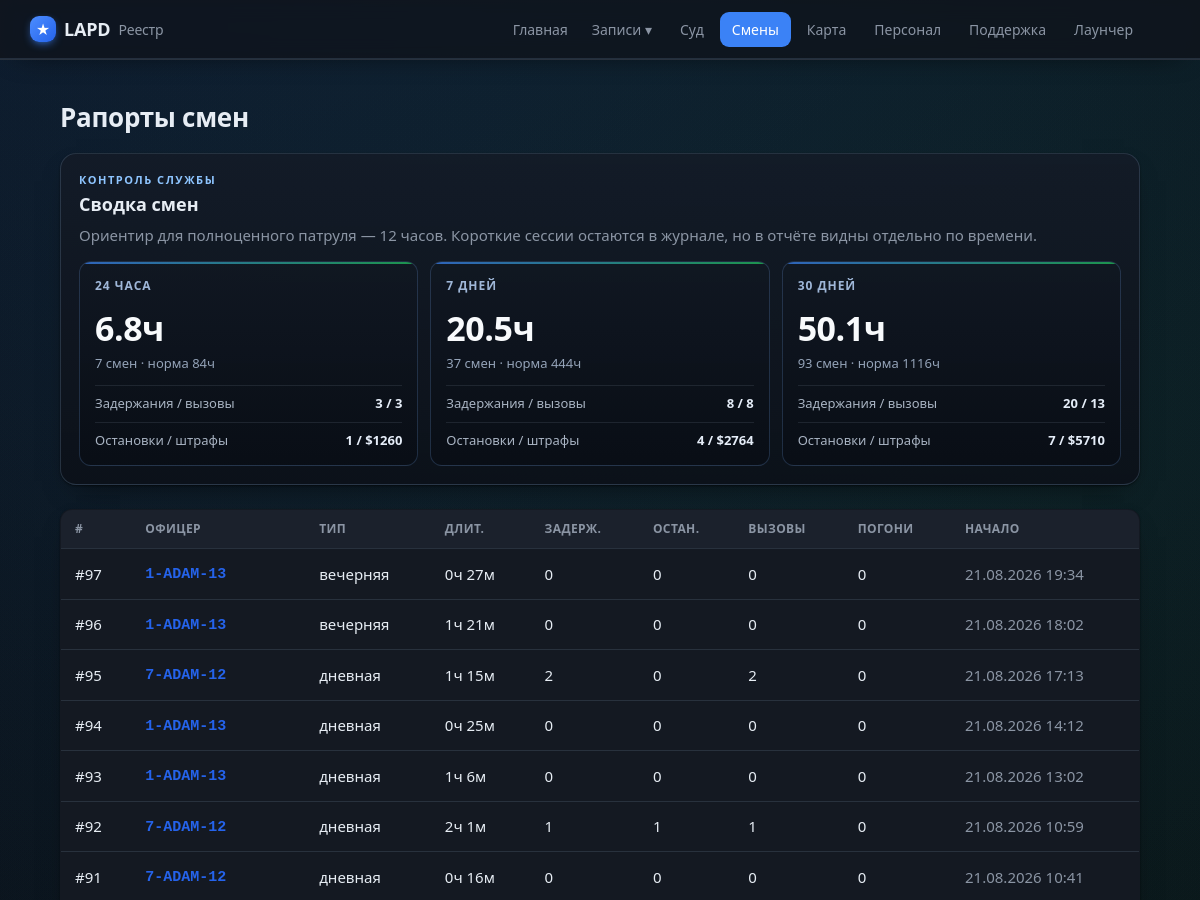
Page /shifts (upper part) on the earlier database version.
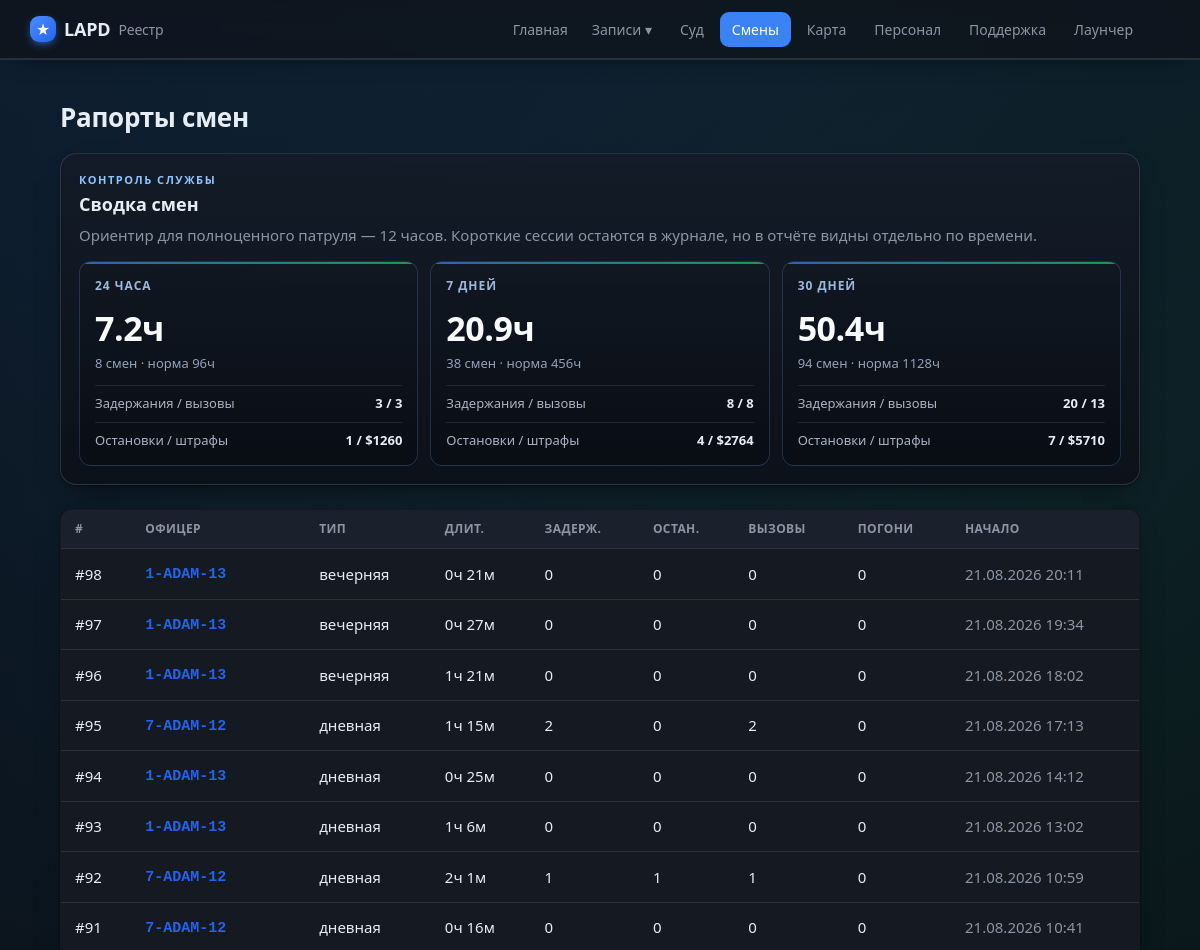
Same page on the later database version.
### tables this page shows
CREATE TABLE shifts (
                id INTEGER PRIMARY KEY AUTOINCREMENT,
                officer_id INTEGER NOT NULL,
                shift_type TEXT,
                started_at TEXT NOT NULL,
                ended_at TEXT,
                duration_min INTEGER DEFAULT 0,
                arrests INTEGER DEFAULT 0,
                traffic_stops INTEGER DEFAULT 0,
                pursuits INTEGER DEFAULT 0,
                pit INTEGER DEFAULT 0,
                callouts INTEGER DEFAULT 0,
                fines_total INTEGER DEFAULT 0,
                is_test INTEGER DEFAULT 0, source_ext TEXT,
                FOREIGN KEY (officer_id) REFERENCES officers(id)
            );

CREATE TABLE officers (
                id INTEGER PRIMARY KEY AUTOINCREMENT,
                callsign TEXT UNIQUE NOT NULL,
                name TEXT
            , current_status TEXT, status_since TEXT, rank TEXT, department TEXT, discord TEXT, is_admin INTEGER);

### app/main.py (the view)
@app.route("/shifts")
def shifts():
    return render_template("shifts.html", shifts=db.list_shifts(200),
                           periods=db.shift_periods())

### app/db.py (called while the page is built)
def fmt_dt(iso):
    try:
        dt = datetime.datetime.fromisoformat(iso)
        return dt.strftime("%d.%m.%Y %H:%M")
    except Exception:
        return iso or "—"

@contextmanager
def get_conn():
    conn = sqlite3.connect(config.DB_PATH)
    conn.row_factory = sqlite3.Row
    try:
        yield conn
        conn.commit()
    finally:
        conn.close()

def _row_to_shift(r):
    d = dict(r)
    d["is_test"] = bool(r["is_test"]) if "is_test" in r.keys() else False
    d["type_ru"] = SHIFT_TYPE_RU.get(r["shift_type"], r["shift_type"] or "—")
    dm = r["duration_min"] or 0
    d["duration_h"] = f"{dm // 60}ч {dm % 60}м"
    d["started_fmt"] = fmt_dt(r["started_at"])
    return d

def list_shifts(limit=100, officer_id=None):
    q = """SELECT shifts.*, officers.callsign, officers.name AS officer_name
           FROM shifts JOIN officers ON officers.id = shifts.officer_id"""
    params = []
    if officer_id:
        q += " WHERE shifts.officer_id=?"; params.append(officer_id)
    q += " ORDER BY shifts.id DESC LIMIT ?"; params.append(limit)
    with get_conn() as c:
        return [_row_to_shift(r) for r in c.execute(q, params).fetchall()]

### app/main.py (called while the page is built)
@app.context_processor
def inject_globals():
    return {"community": config.COMMUNITY_NAME, "STATUS_RU": db.STATUS_RU,
            "staff_label": db.staff_label,
            "static_export": os.environ.get("STATIC_EXPORT") == "1",
            "build_id": time.strftime("%Y%m%d")}

### app/templates/shifts.html (shortened to what this page needs)
{% extends "base.html" %}
{% block content %}
<div class="case-head">
  <h1>Рапорты смен</h1>
</div>
<section class="period-panel">
  <div class="section-kicker">Контроль службы</div>
  <h2>Сводка смен</h2>
  <p class="muted">Ориентир для полноценного патруля — 12 часов. Короткие сессии остаются в журнале, но в отчёте видны отдельно по времени.</p>
  <div class="period-grid">
    {% for p in periods %}
      <article class="period-card">
        <div class="period-title">{{ p.label }}</div>
        <div class="period-main">{{ p.hours }}ч</div>
        <div class="period-sub">{{ p.count }} смен · норма {{ (p.count * 12) }}ч</div>
        <div class="period-line">
          <span>Задержания / вызовы</span>
          <b>{{ p.arrests }} / {{ p.callouts }}</b>
        </div>
        <div class="period-line">
          <span>Остановки / штрафы</span>
          <b>{{ p.traffic_stops }} / ${{ p.fines_total }}</b>
        </div>
      </article>
    {% endfor %}
  </div>
</section>
{% if shifts %}
<table class="tbl">
  <thead><tr><th>#</th><th>Офицер</th><th>Тип</th><th>Длит.</th><th>Задерж.</th><th>Остан.</th><th>Вызовы</th><th>Погони</th><th>Начало</th></tr></thead>
  <tbody>
  {% for s in shifts %}
    <tr onclick="location='{{ url_for('shift_view', sid=s.id) }}'">
      <td><a class="row-link" href="{{ url_for('shift_view', sid=s.id) }}" onclick="event.stopPropagation()">#{{ s.id }}</a></td>
      <td>{% if s.callsign %}<a class="cs" href="{{ url_for('officer_view', callsign=s.callsign) }}" onclick="event.stopPropagation()">{{ s.callsign }}</a>{% else %}—{% endif %}
        {% if s.is_test %}<span class="tag test">ТЕСТ</span>{% endif %}</td>
      <td>{{ s.type_ru }}</td>
      <td>{{ s.duration_h }}</td>
      <td>{{ s.arrests }}</td>
      <td>{{ s.traffic_stops }}</td>
      <td>{{ s.callouts }}</td>
      <td>{{ s.pursuits }}</td>
      <td class="muted">{{ s.started_fmt }}</td>
    </tr>
  {% endfor %}
  </tbody>
</table>
{% else %}
  <p class="empty">Смен пока нет<span class="empty-sub">После закрытия игры агент отправит первый рапорт автоматически.</span></p>
{% endif %}
{% endblock %}

### app/templates/base.html (shortened to what this page needs)
<!doctype html>
<html lang="ru">
<head>
  <link rel="stylesheet" href="{{ url_for('static', filename='style.css') }}">
</head>
<body>
  <header class="topbar">
    <div class="wrap">
      <a class="brand" href="{{ url_for('index') }}">
        <span class="badge">★</span> {{ community }} <span class="sub">Реестр</span>
      </a>
      <nav>
        <a class="{% if request.endpoint == 'index' %}active{% endif %}" href="{{ url_for('index') }}">Главная</a>
        <div class="nav-drop">
          <span class="nav-drop-t">Записи ▾</span>
        </div>
        <a class="{% if request.endpoint == 'court' %}active{% endif %}" href="{{ url_for('court') }}">Суд</a>
        <a class="{% if request.endpoint == 'shifts' %}active{% endif %}" href="{{ url_for('shifts') }}">Смены</a>
        <a class="{% if request.endpoint == 'game_map' %}active{% endif %}" href="{{ url_for('game_map') }}">Карта</a>
        <a class="{% if request.endpoint == 'staff' %}active{% endif %}" href="{{ url_for('staff') }}">Персонал</a>
        <a class="{% if request.endpoint == 'support' %}active{% endif %}" href="{{ url_for('support') }}">Поддержка</a>
        <a class="{% if request.endpoint in ['launcher_page','register'] %}active{% endif %}" href="{{ url_for('launcher_page') }}">Лаунчер</a>
      </nav>
    </div>
  </header>
  <main class="wrap">
    {% block content %}{% endblock %}
  </main>
</body>
</html>

Differences in the rows shown:
added shifts: id "98", callsign "1-ADAM-13", type_ru "вечерняя", duration_h "0ч 21м", arrests "0", traffic_stops "0", callouts "0", pursuits "0", started_fmt "21.08.2026 20:11"
Other differences:
new list line: "24 ЧАСА 7.2 ч 8 смен · норма 96 ч Задержания / вызовы 3 / 3 Остановки / штрафы 1 / $ 1260"
new list line: "7 ДНЕЙ 20.9 ч 38 смен · норма 456 ч Задержания / вызовы 8 / 8 Остановки / штрафы 4 / $ 2764"
new list line: "30 ДНЕЙ 50.4 ч 94 смен · норма 1128 ч Задержания / вызовы 20 / 13 Остановки / штрафы 7 / $ 5710"
list line gone: "24 ЧАСА 6.8 ч 7 смен · норма 84 ч Задержания / вызовы 3 / 3 Остановки / штрафы 1 / $ 1260"
list line gone: "7 ДНЕЙ 20.5 ч 37 смен · норма 444 ч Задержания / вызовы 8 / 8 Остановки / штрафы 4 / $ 2764"
list line gone: "30 ДНЕЙ 50.1 ч 93 смен · норма 1116 ч Задержания / вызовы 20 / 13 Остановки / штрафы 7 / $ 5710"
